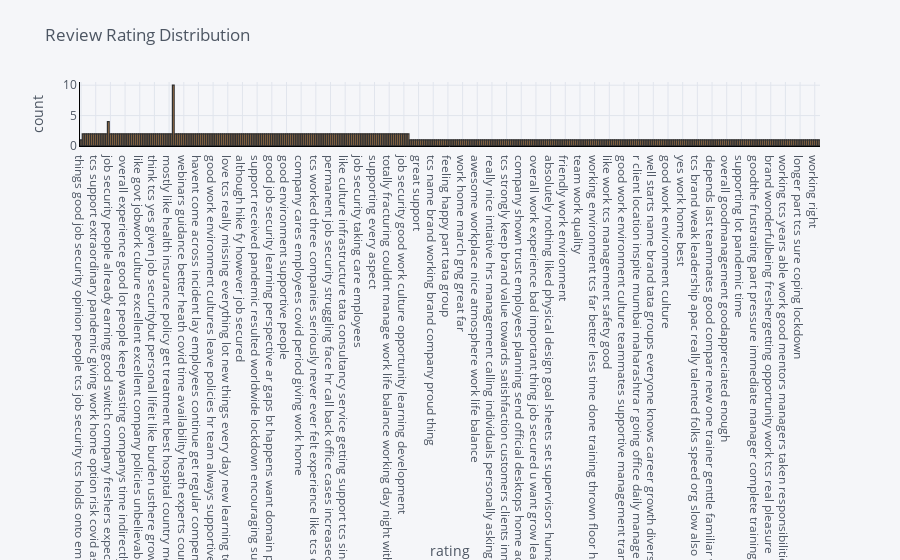

The notebook cell saved with this chart:
### Code cell
data1['clean_round_1'].iplot(
    kind='hist',
    xTitle='rating',
    linecolor='black',
    yTitle='count',
    title='Review Rating Distribution')

### Figure 1 — Plotly figure (JSON) as saved in the notebook; plotly's stock layout.template omitted (floating-point values rounded to 4 significant figures; data arrays with more than 128 entries replaced by an {"elided": "..."} marker saying what was removed)
{"data": [{"histfunc": "count", "histnorm": "", "marker": {"color": "rgba(255, 153, 51, 1.0)", "line": {"color": "#000000", "width": 1.3}}, "name": "clean_round_1", "opacity": 0.8, "orientation": "v", "type": "histogram", "x": {"elided": "519 str values"}}], "layout": {"barmode": "overlay", "legend": {"bgcolor": "#F5F6F9", "font": {"color": "#4D5663"}}, "paper_bgcolor": "#F5F6F9", "plot_bgcolor": "#F5F6F9", "title": {"font": {"color": "#4D5663"}, "text": "Review Rating Distribution"}, "xaxis": {"gridcolor": "#E1E5ED", "linecolor": "black", "showgrid": true, "tickfont": {"color": "#4D5663"}, "title": {"font": {"color": "#4D5663"}, "text": "rating"}, "zerolinecolor": "#E1E5ED"}, "yaxis": {"gridcolor": "#E1E5ED", "linecolor": "black", "showgrid": true, "tickfont": {"color": "#4D5663"}, "title": {"font": {"color": "#4D5663"}, "text": "count"}, "zerolinecolor": "#E1E5ED"}}}
